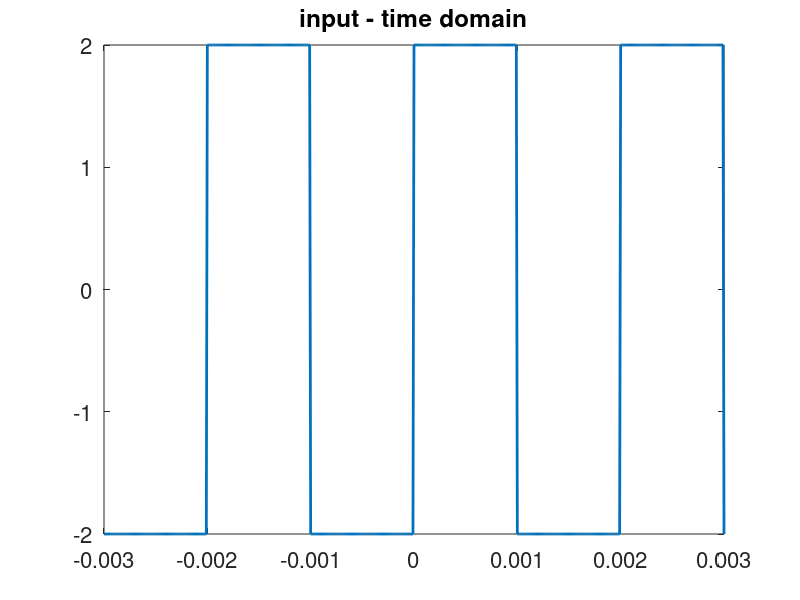
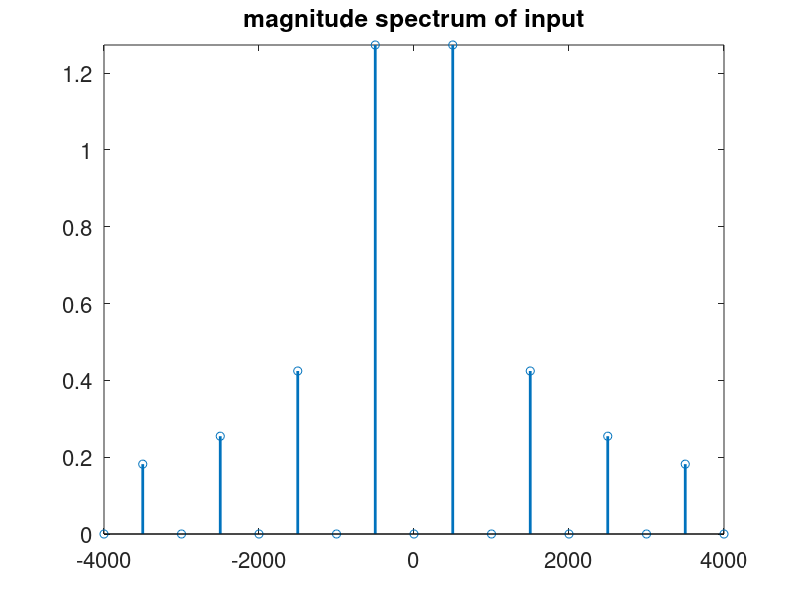
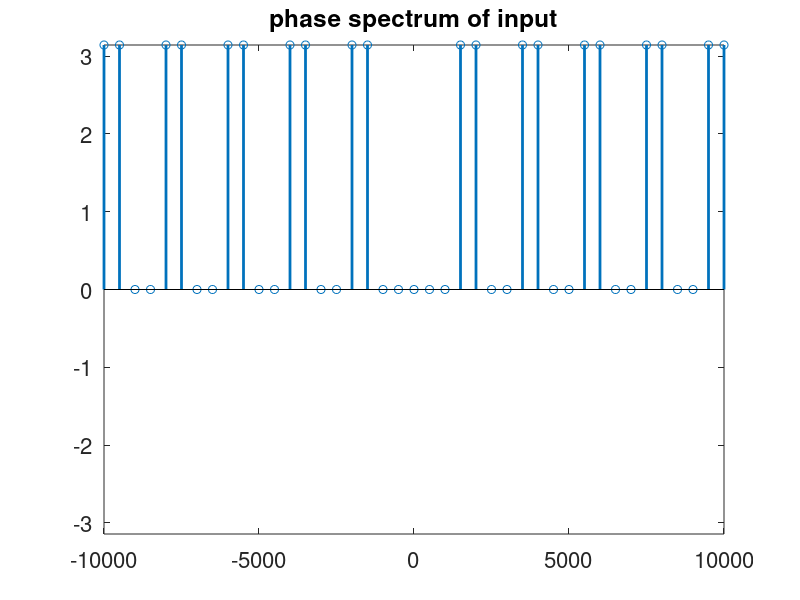
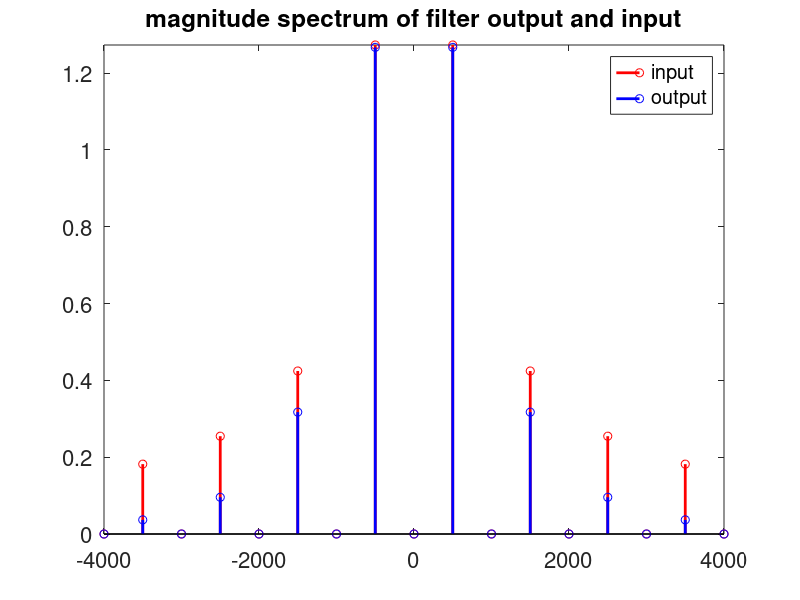

The MATLAB script that drew these images, in order:
%% Square wave generator
clc
clear all
hold off

f0=500;     %fundamental freq of input sqaure wave
T0 = 1/f0;  %period 
tstep = 0.005*T0;
no_sample = 3*T0/tstep + 1; %no. of samples  within  3*T0

%tt = -0.5*T0:tstep:0.5*T0;
tt = -1.5*T0:tstep:1.5*T0;

square_in = 2*square(tt*2*pi*f0,50);

figure(1)
Hp1 = plot(tt,square_in);
set(Hp1,'LineWidth',2)
Ha = gca;
set(Ha,'Fontsize',16)
title('input - time domain')
pause

%% Fourier series representation of signal (Amplitude Spectrum)
      
K=1/(2*pi);
N= 100; %no. of harmonics
nvec = -N:N;
c_in = zeros(size(nvec)); %fourier coefficients
A = 2;
for n = nvec
    m = n+N+1;
    c_in(m) = (2*A / (n * pi)) * sin((n * pi) / 2);
    
    if (n == 0)
      c_in(m) = 0.0;
    end
end


f = nvec*f0; %frequency vector
figure(2)
Hp1=stem(f,abs(c_in));
axis([-8*f0 8*f0 0 max(abs(c_in))])
set(Hp1,'LineWidth',2)
Ha = gca;
set(Ha,'Fontsize',16)
title('magnitude spectrum of input')
pause

%% Fourier series representation of signal (Phase Spectrum)

figure(3)
Hp1=stem(f,angle(c_in));
set(Hp1,'LineWidth',2)
Ha = gca;
set(Ha,'Fontsize',16)
axis([-0.1e5 0.1e5 -pi pi])
title('phase spectrum of input')
pause

%% Designing the 2nd order Butterworth filter


R=10e3; %10k ohms
C=1e-8; %10 nF
fc=1/(2*pi*R*C);     %cutoff freq of filter
%fc = 5000;

Hf = 1./ (power(1i*f/fc,2) + 1.414*(1i*f/fc) + 1); %filter transfer function

c_out = c_in .* Hf; %Fourier coefficients of the filter output

figure(4)
stem(f,abs(c_in),'r','LineWidth',2);
hold on
stem(f,abs(c_out),'b','LineWidth',2);
hold off
axis([-8*f0 8*f0 0 max(abs(c_in))])
Ha = gca;
set(Ha,'Fontsize',16)
title('magnitude spectrum of filter output and input')
Ha = gca;
set(Ha,'Fontsize',16)
legend('input','output')
% pause

% figure(5)
% Hp1=plot(f,angle(c_out));
% set(Hp1,'LineWidth',2)
% Ha = gca;
% set(Ha,'Fontsize',16)
% title('phase spectrum of output')
% axis([-0.1e4 0.1e4 -pi pi])

figure(5)
stem(f,angle(c_in),'r','LineWidth',2);
hold on
stem(f,angle(c_out),'b','LineWidth',2);
hold off
axis([-0.1e4 0.1e4 -pi pi])
Ha = gca;
set(Ha,'Fontsize',16)
title('phase spectrum of input and output')
Ha = gca;
set(Ha,'Fontsize',16)
legend('input','output')
pause


%% Construct the output signal from the Cout Fourier coefficients

A = zeros(3*N+1,ceil(no_sample));
for n = nvec
    m=n+N+1;
    A(m,:) = c_out(m) .* exp(1i*2*pi*n*f0*tt);
end
gp_out = sum(A);
figure(6)
Hp1 = plot(tt,real(gp_out),'b',tt,square_in,'r');
set(Hp1,'LineWidth',2)
Ha = gca;
set(Ha,'Fontsize',16)
title('filter input and output-time domain')
set(Ha,'Fontsize',16)
legend('output','input')
pause